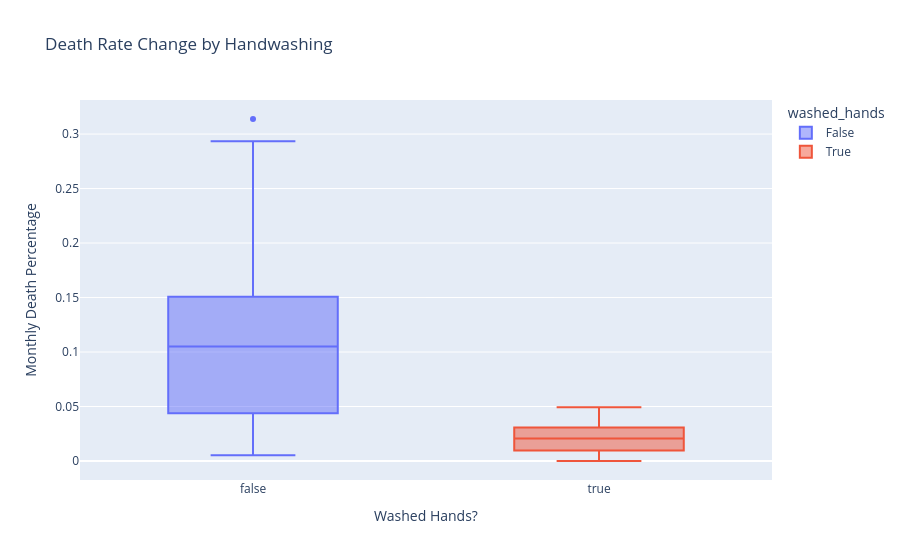

Source (notebook cell):
### Code cell
d_rate_plot = px.box(df_monthly, x="washed_hands", y="pct_deaths", color="washed_hands", title="Death Rate Change by Handwashing")
d_rate_plot.update_layout(xaxis_title='Washed Hands?', yaxis_title="Monthly Death Percentage",)
d_rate_plot.show()

### Figure 1 — Plotly figure (JSON) as saved in the notebook; plotly's stock layout.template omitted (floating-point values rounded to 4 significant figures)
{"data": [{"alignmentgroup": "True", "hovertemplate": "washed_hands=%{x}<br>pct_deaths=%{y}<extra></extra>", "legendgroup": "False", "marker": {"color": "#636efa"}, "name": "False", "notched": false, "offsetgroup": "False", "orientation": "v", "showlegend": true, "type": "box", "x": [false, false, false, false, false, false, false, false, false, false, false, false, false, false, false, false, false, false, false, false, false, false, false, false, false, false, false, false, false, false, false, false, false, false, false, false, false, false, false, false, false, false, false, false, false, false, false, false, false, false, false, false, false, false, false, false, false, false, false, false, false, false, false, false, false, false, false, false, false, false, false, false, false, false, false, false], "x0": " ", "xaxis": "x", "y": [0.1457, 0.07531, 0.04332, 0.01569, 0.007843, 0.05, 0.08421, 0.01351, 0.01878, 0.1102, 0.2255, 0.2085, 0.1222, 0.1023, 0.1074, 0.03226, 0.06593, 0.2078, 0.2546, 0.1839, 0.2934, 0.2297, 0.3138, 0.1912, 0.1597, 0.1241, 0.1193, 0.06098, 0.04082, 0.005236, 0.01554, 0.02262, 0.176, 0.07143, 0.08051, 0.1516, 0.1128, 0.1703, 0.1731, 0.05833, 0.02679, 0.04369, 0.0632, 0.01224, 0.03226, 0.1102, 0.1055, 0.07591, 0.04745, 0.04452, 0.04231, 0.04392, 0.07143, 0.06122, 0.03586, 0.1055, 0.1484, 0.1094, 0.1049, 0.1339, 0.1809, 0.1543, 0.1897, 0.1344, 0.1015, 0.131, 0.1806, 0.1439, 0.1496, 0.1077, 0.05369, 0.03215, 0.01923, 0.03607, 0.1827, 0.1224], "y0": " ", "yaxis": "y"}, {"alignmentgroup": "True", "hovertemplate": "washed_hands=%{x}<br>pct_deaths=%{y}<extra></extra>", "legendgroup": "True", "marker": {"color": "#EF553B"}, "name": "True", "notched": false, "offsetgroup": "True", "orientation": "v", "showlegend": true, "type": "box", "x": [true, true, true, true, true, true, true, true, true, true, true, true, true, true, true, true, true, true, true, true, true, true], "x0": " ", "xaxis": "x", "y": [0.02239, 0.012, 0.01894, 0.0458, 0.03957, 0.04472, 0.0293, 0.03534, 0.006873, 0.0, 0.006557, 0.009585, 0.01136, 0.003717, 0.0, 0.009615, 0.02341, 0.02903, 0.0134, 0.02233, 0.03085, 0.04926], "y0": " ", "yaxis": "y"}], "layout": {"autosize": true, "boxmode": "overlay", "legend": {"title": {"text": "washed_hands"}, "tracegroupgap": 0}, "title": {"text": "Death Rate Change by Handwashing"}, "xaxis": {"anchor": "y", "autorange": true, "categoryarray": [false, true], "categoryorder": "array", "domain": [0, 1], "range": [-0.5, 1.5], "title": {"text": "Washed Hands?"}, "type": "category"}, "yaxis": {"anchor": "x", "autorange": true, "domain": [0, 1], "range": [-0.01743, 0.3312], "title": {"text": "Monthly Death Percentage"}, "type": "linear"}}}
